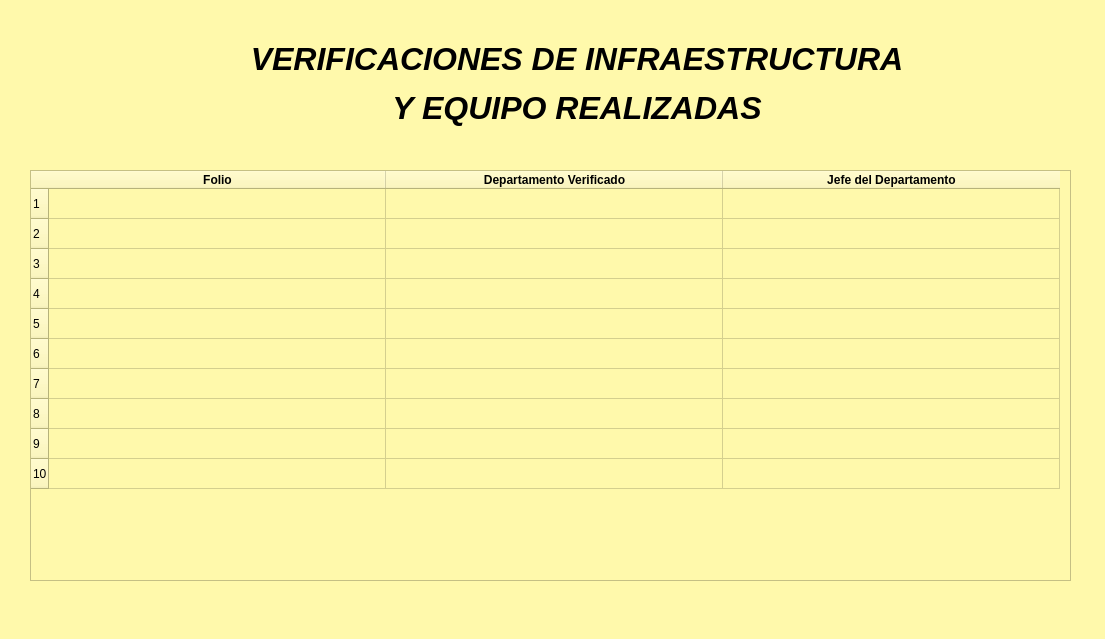
<?xml version="1.0" encoding="UTF-8"?>
<ui version="4.0">
 <class>MainWindow</class>
 <widget class="QMainWindow" name="MainWindow">
  <property name="geometry">
   <rect>
    <x>0</x>
    <y>0</y>
    <width>1105</width>
    <height>639</height>
   </rect>
  </property>
  <property name="windowTitle">
   <string>MainWindow</string>
  </property>
  <property name="styleSheet">
   <string notr="true">background-color: rgb(255, 249, 171);</string>
  </property>
  <widget class="QWidget" name="centralwidget">
   <widget class="QLabel" name="label_4">
    <property name="geometry">
     <rect>
      <x>160</x>
      <y>30</y>
      <width>834</width>
      <height>108</height>
     </rect>
    </property>
    <property name="whatsThis">
     <string>&lt;html&gt;&lt;head/&gt;&lt;body&gt;&lt;p align=&quot;center&quot;&gt;&lt;br/&gt;&lt;/p&gt;&lt;/body&gt;&lt;/html&gt;</string>
    </property>
    <property name="text">
     <string>&lt;html&gt;&lt;head/&gt;&lt;body&gt;&lt;p align=&quot;center&quot;&gt;&lt;span style=&quot; font-size:24pt; font-weight:600; font-style:italic;&quot;&gt;VERIFICACIONES DE INFRAESTRUCTURA&lt;/span&gt;&lt;/p&gt;&lt;p align=&quot;center&quot;&gt;&lt;span style=&quot; font-size:24pt; font-weight:600; font-style:italic;&quot;&gt;Y EQUIPO REALIZADAS&lt;/span&gt;&lt;/p&gt;&lt;/body&gt;&lt;/html&gt;</string>
    </property>
   </widget>
   <widget class="QTableWidget" name="tableWidget">
    <property name="geometry">
     <rect>
      <x>30</x>
      <y>170</y>
      <width>1041</width>
      <height>411</height>
     </rect>
    </property>
    <property name="rowCount">
     <number>10</number>
    </property>
    <attribute name="horizontalHeaderDefaultSectionSize">
     <number>337</number>
    </attribute>
    <row/>
    <row/>
    <row/>
    <row/>
    <row/>
    <row/>
    <row/>
    <row/>
    <row/>
    <row/>
    <column>
     <property name="text">
      <string>Folio</string>
     </property>
     <property name="font">
      <font>
       <weight>75</weight>
       <bold>true</bold>
      </font>
     </property>
    </column>
    <column>
     <property name="text">
      <string>Departamento Verificado</string>
     </property>
     <property name="font">
      <font>
       <weight>75</weight>
       <bold>true</bold>
      </font>
     </property>
    </column>
    <column>
     <property name="text">
      <string>Jefe del Departamento</string>
     </property>
     <property name="font">
      <font>
       <weight>75</weight>
       <bold>true</bold>
      </font>
     </property>
    </column>
   </widget>
  </widget>
 </widget>
 <resources/>
 <connections/>
</ui>
